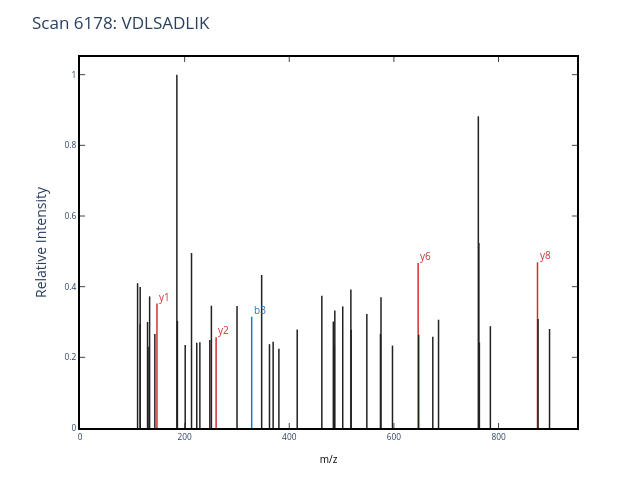

Notebook code cell kept with this figure:
### Code cell
mzml_path = 'Data/04-17-23_CA_Tryp_HCD_10min-calib.mzML'
peptide   = 'VDLSADLIK'
scan      = 6178

spectrum = get_MS2_object(mzml_path, scan, peptide=peptide)
plot_MS2(spectrum, title=f'Scan {scan}: {peptide}')

### Figure 1 — Plotly figure (JSON) as saved in the notebook; plotly's stock layout.template omitted (floating-point values rounded to 4 significant figures)
{"data": [{"line": {"color": "rgba (33, 33, 33, 1)", "dash": "solid", "width": 1.5}, "mode": "lines", "name": "_child1", "type": "scatter", "x": [110.1, 110.1], "xaxis": "x", "y": [0, 0.4098], "yaxis": "y"}, {"line": {"color": "rgba (33, 33, 33, 1)", "dash": "solid", "width": 1.5}, "mode": "lines", "name": "_child3", "type": "scatter", "x": [115.1, 115.1], "xaxis": "x", "y": [0, 0.399], "yaxis": "y"}, {"line": {"color": "rgba (33, 33, 33, 1)", "dash": "solid", "width": 1.5}, "mode": "lines", "name": "_child5", "type": "scatter", "x": [115.1, 115.1], "xaxis": "x", "y": [0, 0.2952], "yaxis": "y"}, {"line": {"color": "rgba (33, 33, 33, 1)", "dash": "solid", "width": 1.5}, "mode": "lines", "name": "_child7", "type": "scatter", "x": [129.1, 129.1], "xaxis": "x", "y": [0, 0.3001], "yaxis": "y"}, {"line": {"color": "rgba (33, 33, 33, 1)", "dash": "solid", "width": 1.5}, "mode": "lines", "name": "_child9", "type": "scatter", "x": [130.1, 130.1], "xaxis": "x", "y": [0, 0.2301], "yaxis": "y"}, {"line": {"color": "rgba (33, 33, 33, 1)", "dash": "solid", "width": 1.5}, "mode": "lines", "name": "_child11", "type": "scatter", "x": [133.1, 133.1], "xaxis": "x", "y": [0, 0.3725], "yaxis": "y"}, {"line": {"color": "rgba (33, 33, 33, 1)", "dash": "solid", "width": 1.5}, "mode": "lines", "name": "_child13", "type": "scatter", "x": [143.1, 143.1], "xaxis": "x", "y": [0, 0.266], "yaxis": "y"}, {"line": {"color": "rgba (211, 47, 47, 1)", "dash": "solid", "width": 1.5}, "mode": "lines", "name": "_child15", "type": "scatter", "x": [147.1, 147.1], "xaxis": "x", "y": [0, 0.3521], "yaxis": "y"}, {"line": {"color": "rgba (33, 33, 33, 1)", "dash": "solid", "width": 1.5}, "mode": "lines", "name": "_child17", "type": "scatter", "x": [185.2, 185.2], "xaxis": "x", "y": [0, 1], "yaxis": "y"}, {"line": {"color": "rgba (33, 33, 33, 1)", "dash": "solid", "width": 1.5}, "mode": "lines", "name": "_child19", "type": "scatter", "x": [186.2, 186.2], "xaxis": "x", "y": [0, 0.3028], "yaxis": "y"}, {"line": {"color": "rgba (33, 33, 33, 1)", "dash": "solid", "width": 1.5}, "mode": "lines", "name": "_child21", "type": "scatter", "x": [201.1, 201.1], "xaxis": "x", "y": [0, 0.2349], "yaxis": "y"}, {"line": {"color": "rgba (33, 33, 33, 1)", "dash": "solid", "width": 1.5}, "mode": "lines", "name": "_child23", "type": "scatter", "x": [213.2, 213.2], "xaxis": "x", "y": [0, 0.4952], "yaxis": "y"}, {"line": {"color": "rgba (33, 33, 33, 1)", "dash": "solid", "width": 1.5}, "mode": "lines", "name": "_child25", "type": "scatter", "x": [223.2, 223.2], "xaxis": "x", "y": [0, 0.2411], "yaxis": "y"}, {"line": {"color": "rgba (33, 33, 33, 1)", "dash": "solid", "width": 1.5}, "mode": "lines", "name": "_child27", "type": "scatter", "x": [229.1, 229.1], "xaxis": "x", "y": [0, 0.2427], "yaxis": "y"}, {"line": {"color": "rgba (33, 33, 33, 1)", "dash": "solid", "width": 1.5}, "mode": "lines", "name": "_child29", "type": "scatter", "x": [248.2, 248.2], "xaxis": "x", "y": [0, 0.249], "yaxis": "y"}, {"line": {"color": "rgba (33, 33, 33, 1)", "dash": "solid", "width": 1.5}, "mode": "lines", "name": "_child31", "type": "scatter", "x": [251.2, 251.2], "xaxis": "x", "y": [0, 0.3462], "yaxis": "y"}, {"line": {"color": "rgba (211, 47, 47, 1)", "dash": "solid", "width": 1.5}, "mode": "lines", "name": "_child33", "type": "scatter", "x": [260.2, 260.2], "xaxis": "x", "y": [0, 0.2568], "yaxis": "y"}, {"line": {"color": "rgba (33, 33, 33, 1)", "dash": "solid", "width": 1.5}, "mode": "lines", "name": "_child35", "type": "scatter", "x": [300.2, 300.2], "xaxis": "x", "y": [0, 0.3454], "yaxis": "y"}, {"line": {"color": "rgba (25, 118, 210, 1)", "dash": "solid", "width": 1.5}, "mode": "lines", "name": "_child37", "type": "scatter", "x": [328.2, 328.2], "xaxis": "x", "y": [0, 0.315], "yaxis": "y"}, {"line": {"color": "rgba (33, 33, 33, 1)", "dash": "solid", "width": 1.5}, "mode": "lines", "name": "_child39", "type": "scatter", "x": [347.2, 347.2], "xaxis": "x", "y": [0, 0.433], "yaxis": "y"}, {"line": {"color": "rgba (33, 33, 33, 1)", "dash": "solid", "width": 1.5}, "mode": "lines", "name": "_child41", "type": "scatter", "x": [362.2, 362.2], "xaxis": "x", "y": [0, 0.2372], "yaxis": "y"}, {"line": {"color": "rgba (33, 33, 33, 1)", "dash": "solid", "width": 1.5}, "mode": "lines", "name": "_child43", "type": "scatter", "x": [369.2, 369.2], "xaxis": "x", "y": [0, 0.2443], "yaxis": "y"}, {"line": {"color": "rgba (33, 33, 33, 1)", "dash": "solid", "width": 1.5}, "mode": "lines", "name": "_child45", "type": "scatter", "x": [380.2, 380.2], "xaxis": "x", "y": [0, 0.2243], "yaxis": "y"}, {"line": {"color": "rgba (33, 33, 33, 1)", "dash": "solid", "width": 1.5}, "mode": "lines", "name": "_child47", "type": "scatter", "x": [415.2, 415.2], "xaxis": "x", "y": [0, 0.2788], "yaxis": "y"}, {"line": {"color": "rgba (33, 33, 33, 1)", "dash": "solid", "width": 1.5}, "mode": "lines", "name": "_child49", "type": "scatter", "x": [462.3, 462.3], "xaxis": "x", "y": [0, 0.3745], "yaxis": "y"}, {"line": {"color": "rgba (33, 33, 33, 1)", "dash": "solid", "width": 1.5}, "mode": "lines", "name": "_child51", "type": "scatter", "x": [484.2, 484.2], "xaxis": "x", "y": [0, 0.3014], "yaxis": "y"}, {"line": {"color": "rgba (33, 33, 33, 1)", "dash": "solid", "width": 1.5}, "mode": "lines", "name": "_child53", "type": "scatter", "x": [486.1, 486.1], "xaxis": "x", "y": [0, 0.235], "yaxis": "y"}, {"line": {"color": "rgba (33, 33, 33, 1)", "dash": "solid", "width": 1.5}, "mode": "lines", "name": "_child55", "type": "scatter", "x": [487.1, 487.1], "xaxis": "x", "y": [0, 0.3324], "yaxis": "y"}, {"line": {"color": "rgba (33, 33, 33, 1)", "dash": "solid", "width": 1.5}, "mode": "lines", "name": "_child57", "type": "scatter", "x": [502.2, 502.2], "xaxis": "x", "y": [0, 0.3442], "yaxis": "y"}, {"line": {"color": "rgba (33, 33, 33, 1)", "dash": "solid", "width": 1.5}, "mode": "lines", "name": "_child59", "type": "scatter", "x": [517.8, 517.8], "xaxis": "x", "y": [0, 0.3917], "yaxis": "y"}, {"line": {"color": "rgba (33, 33, 33, 1)", "dash": "solid", "width": 1.5}, "mode": "lines", "name": "_child61", "type": "scatter", "x": [518.3, 518.3], "xaxis": "x", "y": [0, 0.2782], "yaxis": "y"}, {"line": {"color": "rgba (33, 33, 33, 1)", "dash": "solid", "width": 1.5}, "mode": "lines", "name": "_child63", "type": "scatter", "x": [548.3, 548.3], "xaxis": "x", "y": [0, 0.3228], "yaxis": "y"}, {"line": {"color": "rgba (33, 33, 33, 1)", "dash": "solid", "width": 1.5}, "mode": "lines", "name": "_child65", "type": "scatter", "x": [574.3, 574.3], "xaxis": "x", "y": [0, 0.2663], "yaxis": "y"}, {"line": {"color": "rgba (33, 33, 33, 1)", "dash": "solid", "width": 1.5}, "mode": "lines", "name": "_child67", "type": "scatter", "x": [575.3, 575.3], "xaxis": "x", "y": [0, 0.3701], "yaxis": "y"}, {"line": {"color": "rgba (33, 33, 33, 1)", "dash": "solid", "width": 1.5}, "mode": "lines", "name": "_child69", "type": "scatter", "x": [597.3, 597.3], "xaxis": "x", "y": [0, 0.2332], "yaxis": "y"}, {"line": {"color": "rgba (211, 47, 47, 1)", "dash": "solid", "width": 1.5}, "mode": "lines", "name": "_child71", "type": "scatter", "x": [646.4, 646.4], "xaxis": "x", "y": [0, 0.4672], "yaxis": "y"}, {"line": {"color": "rgba (33, 33, 33, 1)", "dash": "solid", "width": 1.5}, "mode": "lines", "name": "_child73", "type": "scatter", "x": [647.4, 647.4], "xaxis": "x", "y": [0, 0.2638], "yaxis": "y"}, {"line": {"color": "rgba (33, 33, 33, 1)", "dash": "solid", "width": 1.5}, "mode": "lines", "name": "_child75", "type": "scatter", "x": [674.4, 674.4], "xaxis": "x", "y": [0, 0.2581], "yaxis": "y"}, {"line": {"color": "rgba (33, 33, 33, 1)", "dash": "solid", "width": 1.5}, "mode": "lines", "name": "_child77", "type": "scatter", "x": [685.3, 685.3], "xaxis": "x", "y": [0, 0.3065], "yaxis": "y"}, {"line": {"color": "rgba (33, 33, 33, 1)", "dash": "solid", "width": 1.5}, "mode": "lines", "name": "_child79", "type": "scatter", "x": [761.4, 761.4], "xaxis": "x", "y": [0, 0.8825], "yaxis": "y"}, {"line": {"color": "rgba (33, 33, 33, 1)", "dash": "solid", "width": 1.5}, "mode": "lines", "name": "_child81", "type": "scatter", "x": [762.4, 762.4], "xaxis": "x", "y": [0, 0.5233], "yaxis": "y"}, {"line": {"color": "rgba (33, 33, 33, 1)", "dash": "solid", "width": 1.5}, "mode": "lines", "name": "_child83", "type": "scatter", "x": [763.4, 763.4], "xaxis": "x", "y": [0, 0.2417], "yaxis": "y"}, {"line": {"color": "rgba (33, 33, 33, 1)", "dash": "solid", "width": 1.5}, "mode": "lines", "name": "_child85", "type": "scatter", "x": [784.4, 784.4], "xaxis": "x", "y": [0, 0.2882], "yaxis": "y"}, {"line": {"color": "rgba (211, 47, 47, 1)", "dash": "solid", "width": 1.5}, "mode": "lines", "name": "_child87", "type": "scatter", "x": [874.5, 874.5], "xaxis": "x", "y": [0, 0.469], "yaxis": "y"}, {"line": {"color": "rgba (33, 33, 33, 1)", "dash": "solid", "width": 1.5}, "mode": "lines", "name": "_child89", "type": "scatter", "x": [875.5, 875.5], "xaxis": "x", "y": [0, 0.3086], "yaxis": "y"}, {"line": {"color": "rgba (33, 33, 33, 1)", "dash": "solid", "width": 1.5}, "mode": "lines", "name": "_child91", "type": "scatter", "x": [897.5, 897.5], "xaxis": "x", "y": [0, 0.2802], "yaxis": "y"}], "layout": {"annotations": [{"align": "left", "font": {"color": "#D32F2F", "size": 10}, "opacity": 1, "showarrow": false, "text": "y1", "x": 147.1, "xanchor": "left", "xref": "x", "y": 0.3721, "yanchor": "middle", "yref": "y"}, {"align": "left", "font": {"color": "#D32F2F", "size": 10}, "opacity": 1, "showarrow": false, "text": "y2", "x": 260.2, "xanchor": "left", "xref": "x", "y": 0.2768, "yanchor": "middle", "yref": "y"}, {"align": "left", "font": {"color": "#1976D2", "size": 10}, "opacity": 1, "showarrow": false, "text": "b3", "x": 328.2, "xanchor": "left", "xref": "x", "y": 0.335, "yanchor": "middle", "yref": "y"}, {"align": "left", "font": {"color": "#D32F2F", "size": 10}, "opacity": 1, "showarrow": false, "text": "y6", "x": 646.4, "xanchor": "left", "xref": "x", "y": 0.4872, "yanchor": "middle", "yref": "y"}, {"align": "left", "font": {"color": "#D32F2F", "size": 10}, "opacity": 1, "showarrow": false, "text": "y8", "x": 874.5, "xanchor": "left", "xref": "x", "y": 0.489, "yanchor": "middle", "yref": "y"}], "autosize": false, "height": 480, "hovermode": "closest", "margin": {"b": 52, "l": 80, "pad": 0, "r": 63, "t": 57}, "plot_bgcolor": "white", "showlegend": false, "title": {"text": "Scan 6178: VDLSADLIK"}, "width": 640, "xaxis": {"anchor": "y", "domain": [0, 1], "linecolor": "black", "linewidth": 2, "mirror": "ticks", "nticks": 6, "range": [0, 950], "showgrid": true, "showline": true, "side": "bottom", "tickfont": {"size": 8.33}, "ticks": "inside", "title": {"font": {"color": "#000000", "size": 10}, "text": "m/z"}, "type": "linear", "zeroline": false}, "yaxis": {"anchor": "x", "domain": [0, 1], "linecolor": "black", "linewidth": 2, "mirror": "ticks", "nticks": 6, "range": [0, 1.05], "showgrid": true, "showline": true, "side": "left", "tickfont": {"size": 8.33}, "ticks": "inside", "title": {"text": "Relative Intensity"}, "type": "linear", "zeroline": false}}}
